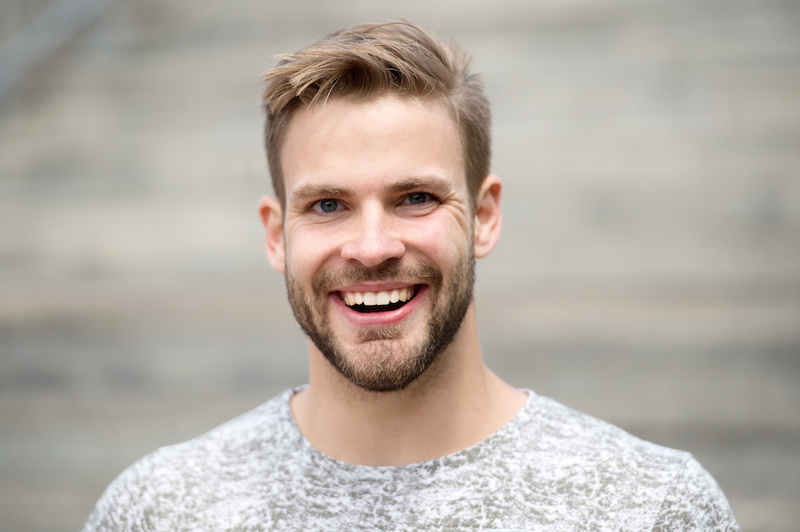
#> input picture CG&ITIP/SEE/programs/image.png, 800 x 532 px
$ python p5.py
#> lines starting #> are read from the running program, lines starting #| are printed output that depends on the picture; after the words box and inside, x2 and y2 are one past the last pixel; in counts of white or black regions, pixels touching at a corner belong together
import cv2
from matplotlib import pyplot as plt

plt.figure(figsize=(14, 7))

# Reading an image
src = cv2.imread('image.png')
#> src is the input picture: shape (532, 800, 3); mean B, G, R 164.6, 173.2, 181.8

# Convert image to grayscale
gray = cv2.cvtColor(src, cv2.COLOR_BGR2GRAY)
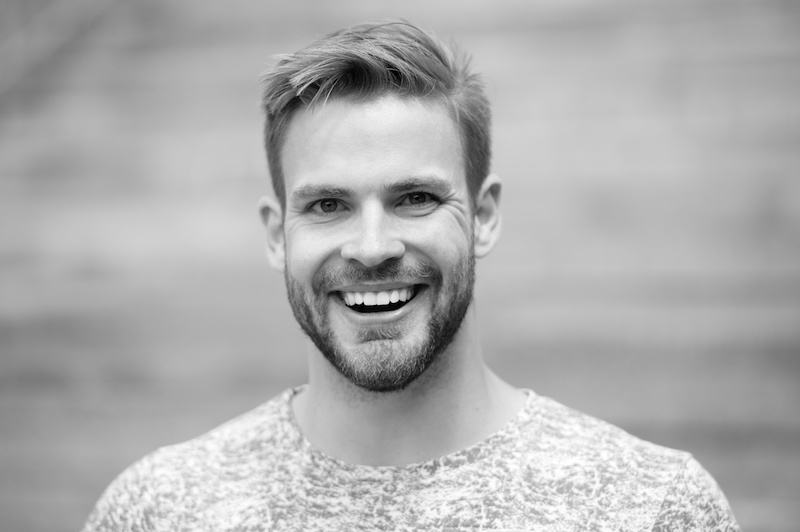
#> gray: shape (532, 800); min 0, max 255, mean 174.8

# Find Canny edges
edged = cv2.Canny(gray, 30, 200)
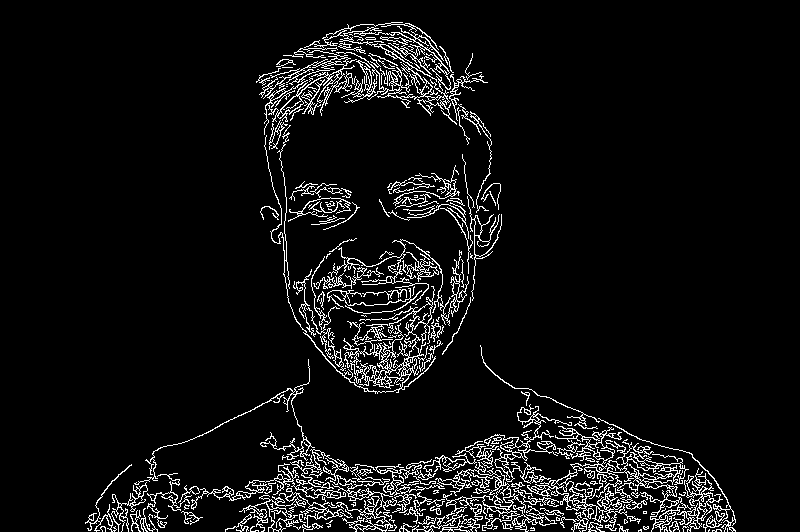
#> edged: shape (532, 800); 6.4% white in thin lines or dots, all inside (x1, y1, x2, y2) = (85, 22, 736, 532)

# Find contours
contours, _ = cv2.findContours(edged, cv2.RETR_EXTERNAL, cv2.CHAIN_APPROX_NONE)
#> contours = 187 contours, 128 with area under 20; largest, box (x1, y1, x2, y2) and area: (527, 426, 723, 532) 4138, (191, 449, 397, 532) 2614, (259, 50, 357, 135) 1772, (264, 125, 436, 394) 1604, (304, 22, 457, 125) 1192

# Display Canny edges
plt.subplot(1, 2, 1)
plt.imshow(edged, cmap='gray')
plt.axis('off')
plt.title("Canny Edges After Contouring")

# Draw all contours on the original image
cv2.drawContours(src, contours, -1, (0, 255, 0), 1)
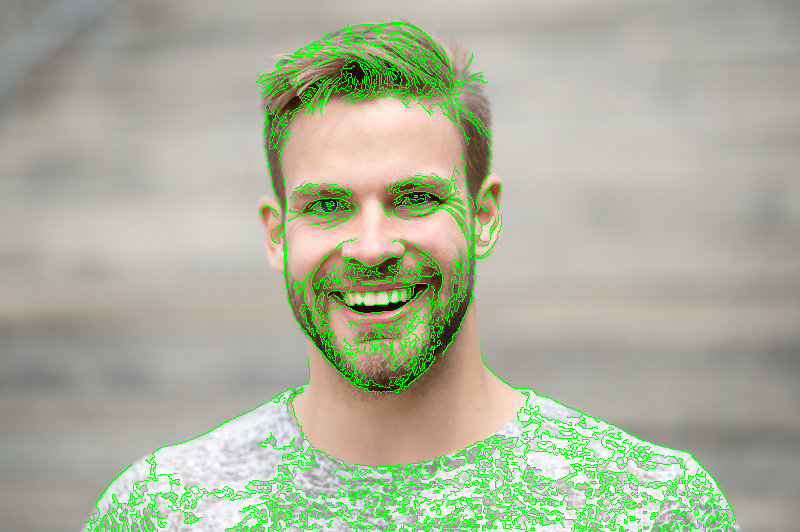
#> src: shape (532, 800, 3); 5.64% of pixels changed, all inside (x1, y1, x2, y2) = (85, 22, 736, 532)

# Convert BGR image to RGB for displaying with matplotlib
src_rgb = cv2.cvtColor(src, cv2.COLOR_BGR2RGB)

# Display image with contours
plt.subplot(1, 2, 2)
plt.imshow(src_rgb)
plt.axis('off')
plt.title("Contours")

plt.tight_layout()
plt.show()
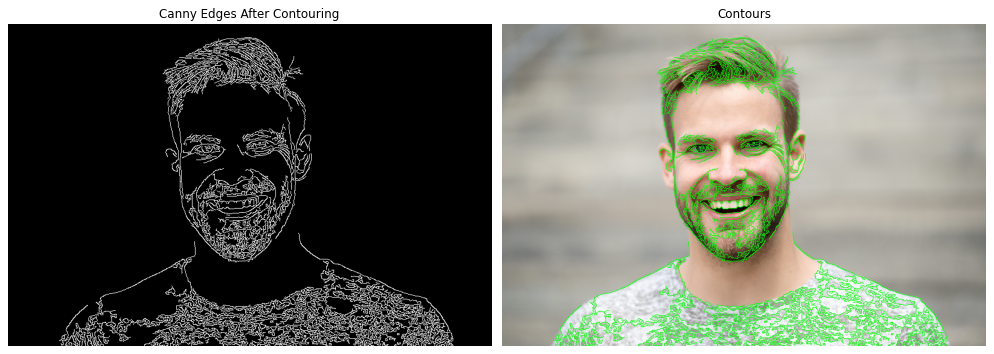
#> figure drawn by matplotlib, 2 panels

# Print number of contours found
print("Number of Contours found = " + str(len(contours)))
#| Number of Contours found = 187
